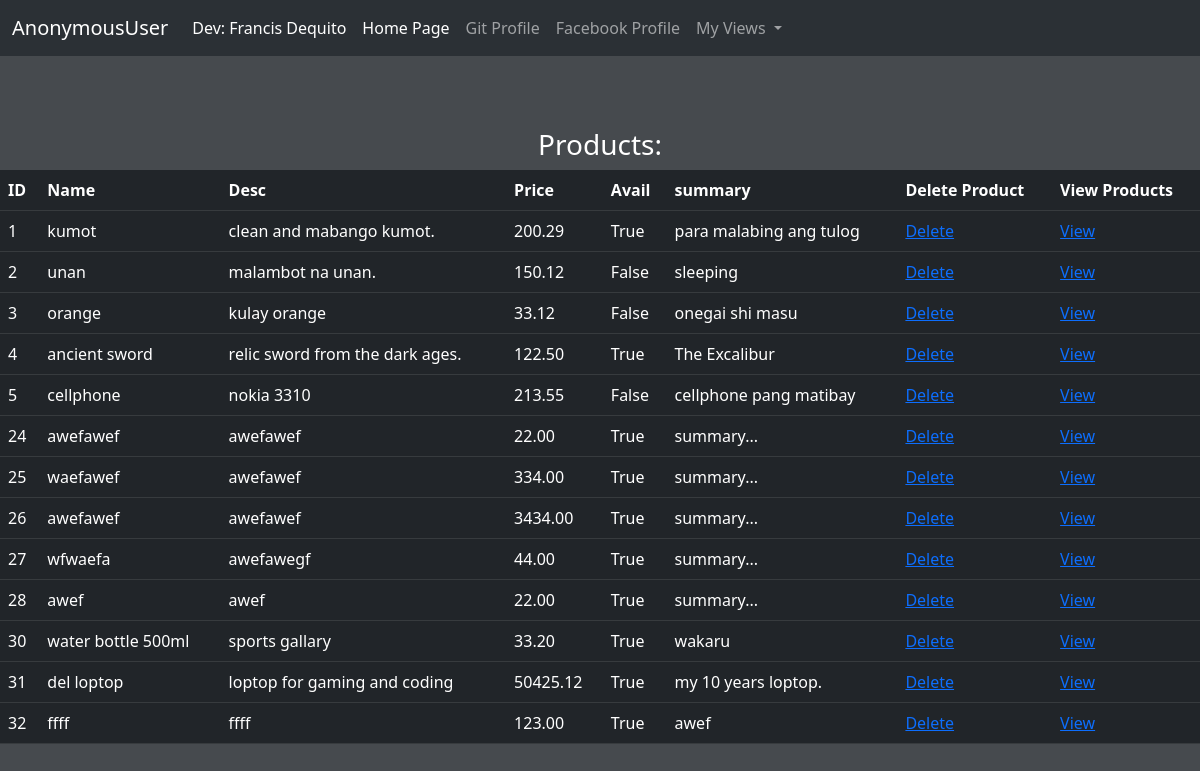
/products/display_products/, run on an earlier commit of the app's database.
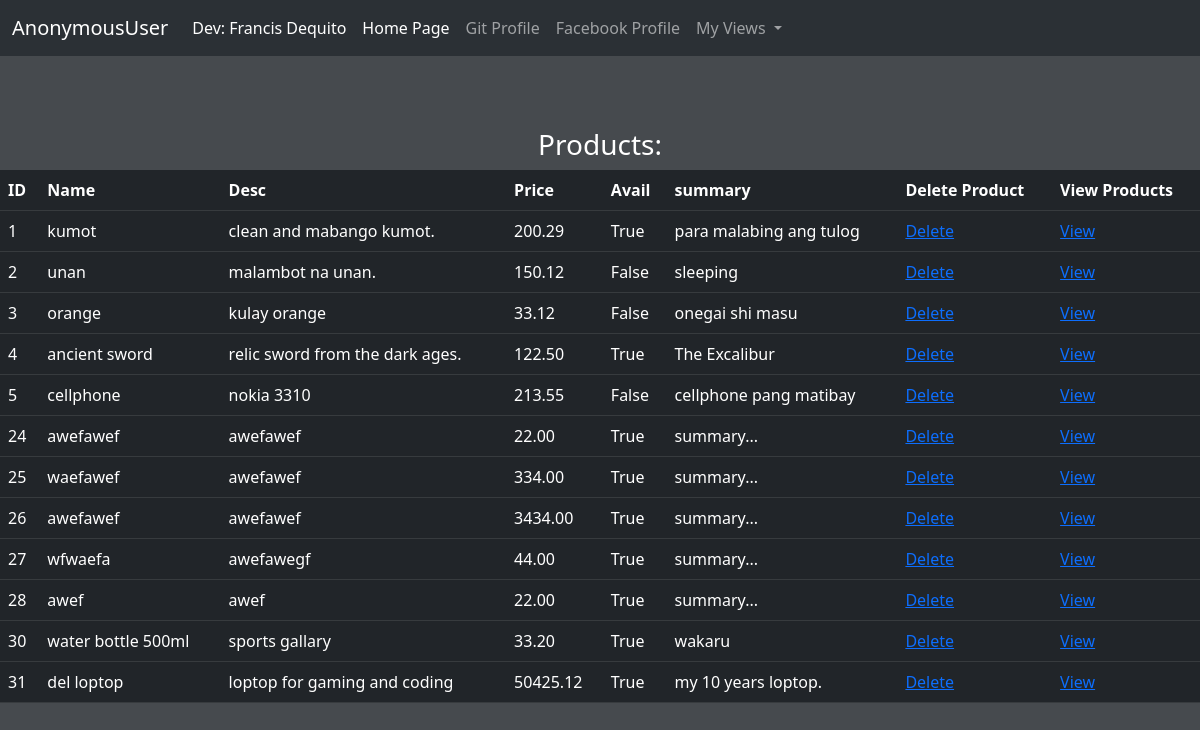
And on a later commit of the database.
### products/models.py (models this page shows)
class Products(models.Model):
    name = models.CharField(max_length=120)
    desc = models.TextField(blank=True, null=True, max_length=40)
    price = models.DecimalField(decimal_places=2, max_digits=1000000)
    summary = models.TextField(max_length=40, default="summary...")
    avail = models.BooleanField(default=False)

### products/views.py (the view)
# urls.py: path("display_products/", views.display_products),
def display_products(request):
    item = Products.objects.all()
    res= {
        "items":item
    }
    return render(request, "product_list.html", res)

### products/templates/product_list.html (shortened to what this page needs)
{% extends "bork.html" %}
{% block content %}
    <h3>Products:</h3>
        <table class="table table-hover table-dark">
            <tr>
                <th>ID</th>
                <th>Name</th>
                <th>Desc</th>
                <th>Price</th>
                <th>Avail</th>
                <th>summary</th>
                <th>Delete Product</th>
                <th>View Products</th>
            </tr>
    {% for i in items %}
            <tr>
                <td>{{ i.id }}</td>
                <td>{{ i.name }}</td>
                <td>{{ i.desc }}</td>
                <td>{{ i.price }}</td>
                <td>{{ i.avail }}</td>
                <td>{{ i.summary }}</td>
                <td><a href="http://localhost:8000/products/delete_product/{{ i.id }}">Delete</a></td>
                <td><a href="http://localhost:8000/products/view_products/{{ i.id }}">View</a></td>
            </tr>
    {% endfor %}
        </table>
{% endblock content %}

What changed in the data, as far as the page shows it:
removed Products: id "32", name "ffff", desc "ffff", price "123.00", avail "True", summary "awef"
